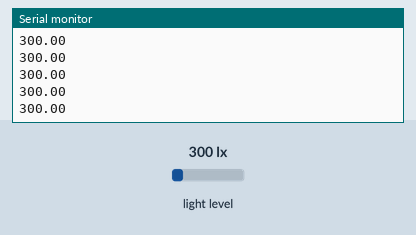
A program run on a simulated ESP32. Parts: the last lines printed to the serial monitor. Inputs (shaded band) come from the test bench; at power-on: light level 300 lx.

Above: at 1.2 s.
1.3 s: light level set to 40 lx
At 1.31 s:
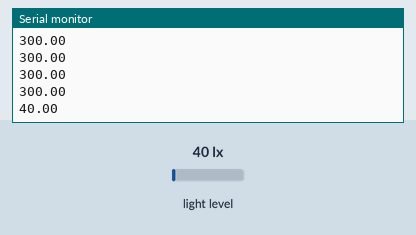
2.8 s: light level set to 500 lx
At 2.82 s:
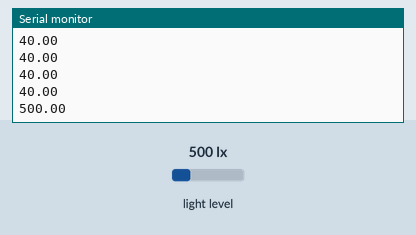
Timing chart, 0 to 5.8 s (numbered marks = the images above; inputs shaded):
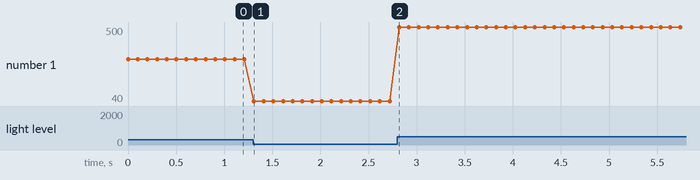

Measured:
- after the input at 1.3 s, the serial monitor: prints a new line at once (image 1)
- after the input at 2.8 s, the serial monitor: prints a new line at once (image 2)
- plotted number 1: 300 → 40 after the input at 1.3 s, 40 → 500 after the input at 2.8 s

The program:

main.cpp
```cpp
#include <Wire.h>         // Thư viện I2C cho ESP32
#include <BH1750.h>       // Thư viện điều khiển cảm biến BH1750

#define I2C_SDA_PIN 21    // Chân SDA nối vào BH1750
#define I2C_SCL_PIN 22    // Chân SCL nối vào BH1750

BH1750 lightMeter;

void setup() {
  Serial.begin(115200);                            // Tốc độ Serial phù hợp (115200)
  Wire.begin(I2C_SDA_PIN, I2C_SCL_PIN);            // Khởi tạo I2C với chân tùy chỉnh

  // Bắt đầu cảm biến BH1750
  if (lightMeter.begin(BH1750::CONTINUOUS_HIGH_RES_MODE)) {
    // BH1750 đã sẵn sàng
  } else {
    // In -1 nếu không tìm thấy cảm biến, để dễ debug
    Serial.println("-1");
    while (1); // Dừng chương trình
  }
}

void loop() {
  float lux = lightMeter.readLightLevel();

  // In ra giá trị ánh sáng (lux), không có chữ hay đơn vị
  if (lux < 0) {
    Serial.println("-1");  // Giá trị lỗi
  } else {
    Serial.println(lux, 2); // In giá trị với 2 chữ số sau dấu thập phân
  }

  delay(100); // 10Hz (mỗi 100ms) – đủ để Edge Impulse nhận dạng tần số
}
```
